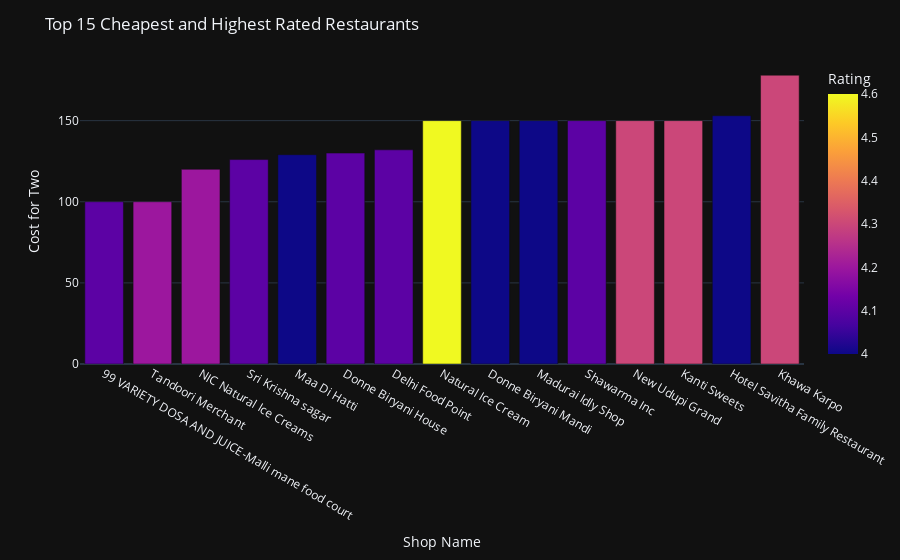

This figure's notebook cell:
### Code cell
#Plotting for top 15
fig=px.bar(
    data_frame=df_cheap_rest,
    x=df_cheap_rest['Shop_Name'][0:15],
    y=df_cheap_rest['Cost_for_Two'][0:15],
    color=df_cheap_rest['Rating'][0:15],
    labels={
        'x':'Shop Name',
        'y':'Cost for Two',
        'color':'Rating',
    },
)
fig.update_layout(
    template='plotly_dark',
    title='Top 15 Cheapest and Highest Rated Restaurants',
)
fig.show()

### Figure 1 — Plotly figure (JSON) as saved in the notebook; plotly's stock layout.template omitted (floating-point values rounded to 4 significant figures)
{"data": [{"alignmentgroup": "True", "hovertemplate": "Shop Name=%{x}<br>Cost for Two=%{y}<br>Rating=%{marker.color}<extra></extra>", "legendgroup": "", "marker": {"color": [4.1, 4.2, 4.2, 4.1, 4, 4.1, 4.1, 4.6, 4, 4, 4.1, 4.3, 4.3, 4, 4.3], "coloraxis": "coloraxis", "pattern": {"shape": ""}}, "name": "", "offsetgroup": "", "orientation": "v", "showlegend": false, "textposition": "auto", "type": "bar", "x": ["99 VARIETY DOSA AND JUICE-Malli mane food court", "Tandoori Merchant", "NIC Natural Ice Creams", "Sri Krishna sagar", "Maa Di Hatti", "Donne Biryani House", "Delhi Food Point", "Natural Ice Cream", "Donne Biryani Mandi", "Madurai Idly Shop", "Shawarma Inc", "New Udupi Grand", "Kanti Sweets", "Hotel Savitha Family Restaurant", "Khawa Karpo"], "xaxis": "x", "y": [100, 100, 120, 126, 129, 130, 132, 150, 150, 150, 150, 150, 150, 153, 178], "yaxis": "y"}], "layout": {"barmode": "relative", "coloraxis": {"colorbar": {"title": {"text": "Rating"}}, "colorscale": [[0, "#0d0887"], [0.1111, "#46039f"], [0.2222, "#7201a8"], [0.3333, "#9c179e"], [0.4444, "#bd3786"], [0.5556, "#d8576b"], [0.6667, "#ed7953"], [0.7778, "#fb9f3a"], [0.8889, "#fdca26"], [1, "#f0f921"]]}, "legend": {"tracegroupgap": 0}, "margin": {"t": 60}, "title": {"text": "Top 15 Cheapest and Highest Rated Restaurants"}, "xaxis": {"anchor": "y", "domain": [0, 1], "title": {"text": "Shop Name"}}, "yaxis": {"anchor": "x", "domain": [0, 1], "title": {"text": "Cost for Two"}}}}
